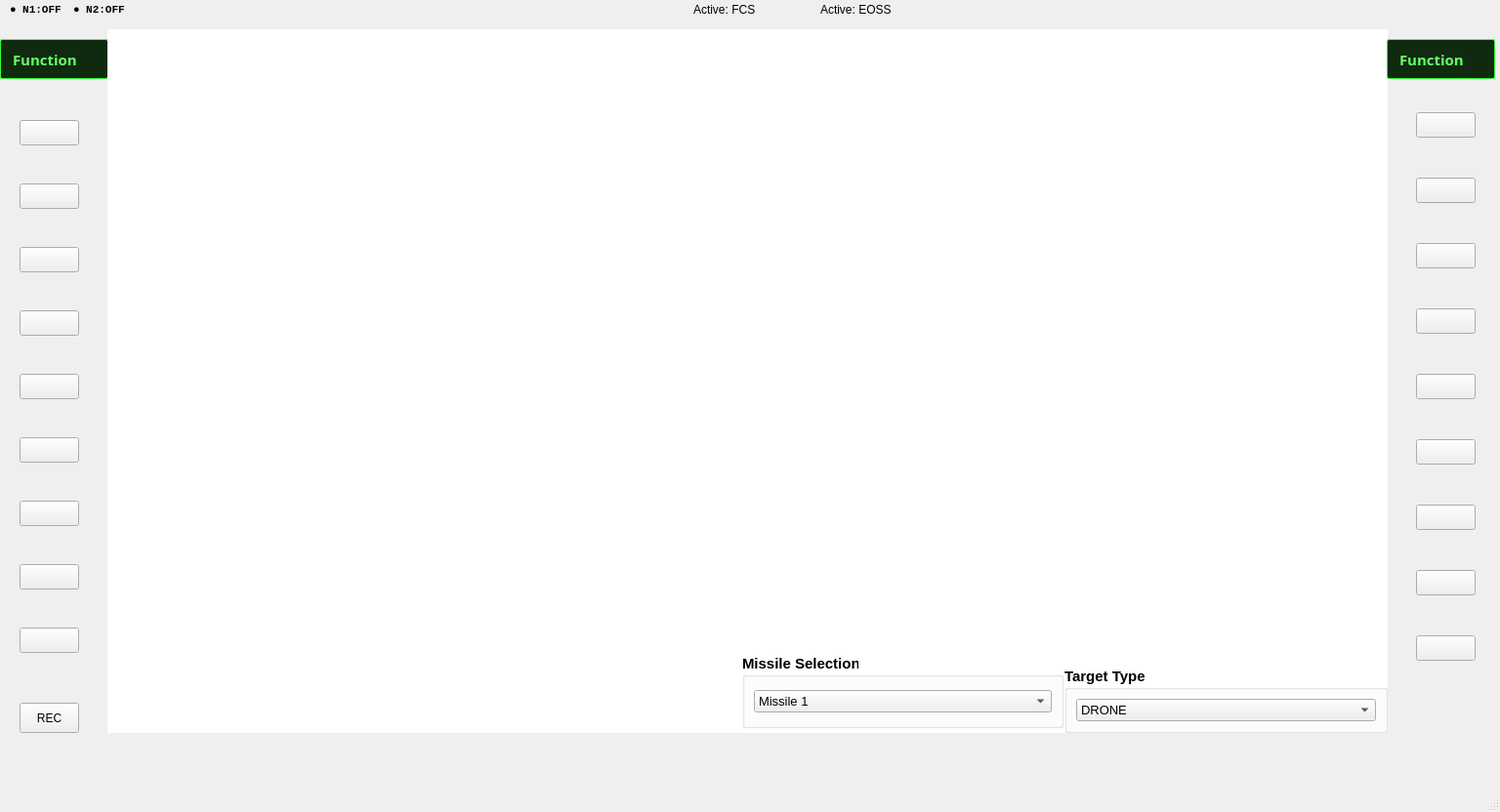
<?xml version="1.0" encoding="UTF-8"?>
<ui version="4.0">
 <class>MainWindow</class>
 <widget class="QMainWindow" name="MainWindow">
  <property name="geometry">
   <rect>
    <x>0</x>
    <y>0</y>
    <width>1536</width>
    <height>832</height>
   </rect>
  </property>
  <property name="sizePolicy">
   <sizepolicy hsizetype="Fixed" vsizetype="Fixed">
    <horstretch>0</horstretch>
    <verstretch>0</verstretch>
   </sizepolicy>
  </property>
  <property name="minimumSize">
   <size>
    <width>1024</width>
    <height>768</height>
   </size>
  </property>
  <property name="windowTitle">
   <string>MainWindow</string>
  </property>
  <widget class="QWidget" name="centralWidget">
   <widget class="QStackedWidget" name="stackedWidget">
    <property name="geometry">
     <rect>
      <x>0</x>
      <y>0</y>
      <width>1531</width>
      <height>761</height>
     </rect>
    </property>
    <property name="currentIndex">
     <number>1</number>
    </property>
    <widget class="QWidget" name="pageLogin">
     <widget class="QGroupBox" name="groupBox">
      <property name="geometry">
       <rect>
        <x>550</x>
        <y>240</y>
        <width>451</width>
        <height>311</height>
       </rect>
      </property>
      <property name="font">
       <font>
        <family>Arial</family>
        <pointsize>-1</pointsize>
       </font>
      </property>
      <property name="styleSheet">
       <string notr="true">QGroupBox{
font-size: 22px;
}</string>
      </property>
      <property name="title">
       <string>Sign In</string>
      </property>
      <widget class="QPushButton" name="PB_View">
       <property name="enabled">
        <bool>true</bool>
       </property>
       <property name="geometry">
        <rect>
         <x>380</x>
         <y>146</y>
         <width>61</width>
         <height>31</height>
        </rect>
       </property>
       <property name="font">
        <font>
         <family>Arial</family>
         <pointsize>-1</pointsize>
         <bold>true</bold>
        </font>
       </property>
       <property name="styleSheet">
        <string notr="true">QPushButton {
    color: #66ff66;
    background-color: #0f2a0f;
    border: 1px solid #33ff33;
    font-family: 'Arial';
    font-size: 14px;
    font-weight: 700;
    padding: 4px 8px;
    min-height: 14px;
    border-radius: 2px;
}</string>
       </property>
       <property name="text">
        <string/>
       </property>
       <property name="icon">
        <iconset>
         <normaloff>:/icon/CloseEye_Green.svg</normaloff>:/icon/CloseEye_Green.svg</iconset>
       </property>
       <property name="iconSize">
        <size>
         <width>20</width>
         <height>20</height>
        </size>
       </property>
      </widget>
      <widget class="QWidget" name="layoutWidget_3">
       <property name="geometry">
        <rect>
         <x>120</x>
         <y>220</y>
         <width>195</width>
         <height>42</height>
        </rect>
       </property>
       <layout class="QHBoxLayout" name="horizontalLayout_4">
        <item>
         <widget class="QPushButton" name="PB_login">
          <property name="styleSheet">
           <string notr="true">QPushButton {
    color: #66ff66;
    background-color: #0f2a0f;
    border: 1px solid #33ff33;
    font-family: 'Arial';
    font-size: 14px;
    font-weight: 700;
    padding: 4px 8px;
    min-height: 15px;
    border-radius: 2px;
}</string>
          </property>
          <property name="text">
           <string>Login</string>
          </property>
         </widget>
        </item>
        <item>
         <widget class="QPushButton" name="PB_Cancel">
          <property name="font">
           <font>
            <family>Arial</family>
            <pointsize>-1</pointsize>
            <bold>true</bold>
           </font>
          </property>
          <property name="styleSheet">
           <string notr="true">QPushButton {
    color: #66ff66;
    background-color: #0f2a0f;
    border: 1px solid #33ff33;
    font-family: 'Arial';
    font-size: 14px;
    font-weight: 700;
    padding: 4px 8px;
    min-height: 15px;
    border-radius: 2px;
}</string>
          </property>
          <property name="text">
           <string>Cancel</string>
          </property>
         </widget>
        </item>
       </layout>
      </widget>
      <widget class="QWidget" name="layoutWidget">
       <property name="geometry">
        <rect>
         <x>14</x>
         <y>71</y>
         <width>362</width>
         <height>39</height>
        </rect>
       </property>
       <layout class="QHBoxLayout" name="horizontalLayout_2">
        <item>
         <widget class="QLabel" name="label">
          <property name="font">
           <font>
            <family>Arial</family>
            <pointsize>-1</pointsize>
           </font>
          </property>
          <property name="styleSheet">
           <string notr="true">QLabel {
font-size: 18px;
}</string>
          </property>
          <property name="text">
           <string>UserName </string>
          </property>
         </widget>
        </item>
        <item>
         <widget class="QLineEdit" name="LE_Username">
          <property name="font">
           <font>
            <family>Arial</family>
            <pointsize>14</pointsize>
           </font>
          </property>
         </widget>
        </item>
       </layout>
      </widget>
      <widget class="QWidget" name="layoutWidget">
       <property name="geometry">
        <rect>
         <x>15</x>
         <y>145</y>
         <width>359</width>
         <height>35</height>
        </rect>
       </property>
       <layout class="QHBoxLayout" name="horizontalLayout_3">
        <item>
         <widget class="QLabel" name="label_4">
          <property name="font">
           <font>
            <family>Arial</family>
            <pointsize>-1</pointsize>
           </font>
          </property>
          <property name="styleSheet">
           <string notr="true">QLabel {
font-size: 18px;
}</string>
          </property>
          <property name="text">
           <string>Password </string>
          </property>
         </widget>
        </item>
        <item>
         <widget class="QLineEdit" name="LE_Password">
          <property name="font">
           <font>
            <family>Arial</family>
            <pointsize>14</pointsize>
           </font>
          </property>
          <property name="text">
           <string/>
          </property>
          <property name="echoMode">
           <enum>QLineEdit::EchoMode::Password</enum>
          </property>
          <property name="clearButtonEnabled">
           <bool>true</bool>
          </property>
         </widget>
        </item>
       </layout>
      </widget>
     </widget>
     <widget class="QLabel" name="label_5">
      <property name="geometry">
       <rect>
        <x>560</x>
        <y>40</y>
        <width>410</width>
        <height>69</height>
       </rect>
      </property>
      <property name="styleSheet">
       <string notr="true">QLabel {
    color: #66ff66;
    background-color: #0b220b;
    border: 1px solid #33ff33;
    font-family: 'Noto Sans';
    font-size: 45px;
    font-weight: 700;
    padding: 4px 8px;
    min-height: 15px;
    border-radius: 2px;
}</string>
      </property>
      <property name="text">
       <string>SLMS for P044</string>
      </property>
     </widget>
     <widget class="QLabel" name="leftImageLabel">
      <property name="geometry">
       <rect>
        <x>70</x>
        <y>140</y>
        <width>431</width>
        <height>501</height>
       </rect>
      </property>
      <property name="text">
       <string/>
      </property>
     </widget>
     <widget class="QLabel" name="rightImageLabel">
      <property name="geometry">
       <rect>
        <x>1040</x>
        <y>160</y>
        <width>431</width>
        <height>501</height>
       </rect>
      </property>
      <property name="text">
       <string/>
      </property>
     </widget>
    </widget>
    <widget class="QWidget" name="pageMainWindow">
     <widget class="QLabel" name="L_FunctionKeys_Left">
      <property name="geometry">
       <rect>
        <x>0</x>
        <y>40</y>
        <width>111</width>
        <height>41</height>
       </rect>
      </property>
      <property name="minimumSize">
       <size>
        <width>0</width>
        <height>25</height>
       </size>
      </property>
      <property name="font">
       <font>
        <family>Noto Sans</family>
        <pointsize>-1</pointsize>
        <bold>true</bold>
       </font>
      </property>
      <property name="styleSheet">
       <string notr="true">QLabel {
    color: #66ff66;
    background-color: #0f2a0f;
    border: 1px solid #33ff33;
    font-family: 'Noto Sans';
    font-size: 15px;
    font-weight: 700;
    padding: 4px 8px;
    min-height: 15px;
    border-radius: 2px;
    qproperty-alignment: AlignCenter;
}</string>
      </property>
      <property name="text">
       <string>Function</string>
      </property>
     </widget>
     <widget class="QWidget" name="layoutWidget2">
      <property name="geometry">
       <rect>
        <x>20</x>
        <y>90</y>
        <width>61</width>
        <height>621</height>
       </rect>
      </property>
      <layout class="QVBoxLayout" name="verticalLayout">
       <item>
        <widget class="TransparentPushButton" name="PB_Home">
         <property name="font">
          <font>
           <pointsize>11</pointsize>
           <bold>true</bold>
          </font>
         </property>
         <property name="styleSheet">
          <string notr="true"/>
         </property>
         <property name="text">
          <string/>
         </property>
         <property name="icon">
          <iconset>
           <normaloff>:/icon/home_greencolour.svg</normaloff>:/icon/home_greencolour.svg</iconset>
         </property>
         <property name="iconSize">
          <size>
           <width>40</width>
           <height>40</height>
          </size>
         </property>
        </widget>
       </item>
       <item>
        <widget class="TransparentPushButton" name="PB_RequestRelease">
         <property name="font">
          <font>
           <pointsize>11</pointsize>
           <bold>true</bold>
          </font>
         </property>
         <property name="styleSheet">
          <string notr="true"/>
         </property>
         <property name="text">
          <string/>
         </property>
         <property name="icon">
          <iconset>
           <normaloff>:/icon/Request_g.svg</normaloff>:/icon/Request_g.svg</iconset>
         </property>
         <property name="iconSize">
          <size>
           <width>40</width>
           <height>40</height>
          </size>
         </property>
        </widget>
       </item>
       <item>
        <widget class="TransparentPushButton" name="PB_Fire">
         <property name="font">
          <font>
           <pointsize>11</pointsize>
           <bold>true</bold>
          </font>
         </property>
         <property name="text">
          <string/>
         </property>
         <property name="icon">
          <iconset>
           <normaloff>:/icon/Firing_Mode_svg.svg</normaloff>:/icon/Firing_Mode_svg.svg</iconset>
         </property>
         <property name="iconSize">
          <size>
           <width>40</width>
           <height>40</height>
          </size>
         </property>
        </widget>
       </item>
       <item>
        <widget class="TransparentPushButton" name="PB_MissileSelection">
         <property name="font">
          <font>
           <pointsize>11</pointsize>
           <bold>true</bold>
          </font>
         </property>
         <property name="text">
          <string/>
         </property>
         <property name="icon">
          <iconset>
           <normaloff>:/icon/missile_green.svg</normaloff>:/icon/missile_green.svg</iconset>
         </property>
         <property name="iconSize">
          <size>
           <width>40</width>
           <height>40</height>
          </size>
         </property>
        </widget>
       </item>
       <item>
        <widget class="TransparentPushButton" name="PB_EngageLauncher">
         <property name="font">
          <font>
           <pointsize>11</pointsize>
           <bold>true</bold>
          </font>
         </property>
         <property name="text">
          <string/>
         </property>
         <property name="icon">
          <iconset>
           <normaloff>:/icon/Engage_Launcher.svg</normaloff>:/icon/Engage_Launcher.svg</iconset>
         </property>
         <property name="iconSize">
          <size>
           <width>40</width>
           <height>40</height>
          </size>
         </property>
        </widget>
       </item>
       <item>
        <widget class="TransparentPushButton" name="PB_MissileEngage">
         <property name="font">
          <font>
           <pointsize>11</pointsize>
           <bold>true</bold>
          </font>
         </property>
         <property name="text">
          <string/>
         </property>
         <property name="icon">
          <iconset>
           <normaloff>:/icon/Missile_Engage.svg</normaloff>:/icon/Missile_Engage.svg</iconset>
         </property>
         <property name="iconSize">
          <size>
           <width>40</width>
           <height>40</height>
          </size>
         </property>
        </widget>
       </item>
       <item>
        <widget class="TransparentPushButton" name="PB_Plus">
         <property name="font">
          <font>
           <pointsize>11</pointsize>
           <bold>true</bold>
          </font>
         </property>
         <property name="text">
          <string/>
         </property>
         <property name="icon">
          <iconset>
           <normaloff>:/icon/Plus_s.svg</normaloff>:/icon/Plus_s.svg</iconset>
         </property>
         <property name="iconSize">
          <size>
           <width>40</width>
           <height>40</height>
          </size>
         </property>
        </widget>
       </item>
       <item>
        <widget class="TransparentPushButton" name="PB_Minus">
         <property name="font">
          <font>
           <pointsize>11</pointsize>
           <bold>true</bold>
          </font>
         </property>
         <property name="text">
          <string/>
         </property>
         <property name="icon">
          <iconset>
           <normaloff>:/icon/minus_s.svg</normaloff>:/icon/minus_s.svg</iconset>
         </property>
         <property name="iconSize">
          <size>
           <width>40</width>
           <height>40</height>
          </size>
         </property>
        </widget>
       </item>
       <item>
        <widget class="TransparentPushButton" name="PB_LogOut">
         <property name="font">
          <font>
           <pointsize>11</pointsize>
           <bold>true</bold>
          </font>
         </property>
         <property name="text">
          <string/>
         </property>
         <property name="icon">
          <iconset>
           <normaloff>:/icon/logout.svg</normaloff>:/icon/logout.svg</iconset>
         </property>
         <property name="iconSize">
          <size>
           <width>40</width>
           <height>40</height>
          </size>
         </property>
        </widget>
       </item>
      </layout>
     </widget>
     <widget class="QWidget" name="layoutWidget">
      <property name="geometry">
       <rect>
        <x>0</x>
        <y>0</y>
        <width>194</width>
        <height>20</height>
       </rect>
      </property>
      <layout class="QHBoxLayout" name="nodeStatusLayout">
       <property name="spacing">
        <number>12</number>
       </property>
       <property name="leftMargin">
        <number>10</number>
       </property>
       <property name="topMargin">
        <number>2</number>
       </property>
       <property name="rightMargin">
        <number>10</number>
       </property>
       <property name="bottomMargin">
        <number>2</number>
       </property>
       <item>
        <widget class="QLabel" name="node1StatusLabel">
         <property name="font">
          <font>
           <family>Courier New</family>
           <pointsize>8</pointsize>
           <bold>true</bold>
          </font>
         </property>
         <property name="text">
          <string>● N1:OFF</string>
         </property>
        </widget>
       </item>
       <item>
        <widget class="QLabel" name="node2StatusLabel">
         <property name="font">
          <font>
           <family>Courier New</family>
           <pointsize>8</pointsize>
           <bold>true</bold>
          </font>
         </property>
         <property name="text">
          <string>● N2:OFF</string>
         </property>
        </widget>
       </item>
       <item>
        <widget class="QWidget" name="layoutWidget" native="true">
         <property name="font">
          <font>
           <pointsize>12</pointsize>
          </font>
         </property>
        </widget>
       </item>
      </layout>
     </widget>
     <widget class="QGroupBox" name="cameraGroup">
      <property name="geometry">
       <rect>
        <x>110</x>
        <y>30</y>
        <width>1311</width>
        <height>721</height>
       </rect>
      </property>
      <property name="sizePolicy">
       <sizepolicy hsizetype="Minimum" vsizetype="Expanding">
        <horstretch>0</horstretch>
        <verstretch>0</verstretch>
       </sizepolicy>
      </property>
      <property name="font">
       <font>
        <family>Consolas</family>
        <bold>true</bold>
       </font>
      </property>
      <property name="title">
       <string/>
      </property>
      <property name="alignment">
       <set>Qt::AlignmentFlag::AlignCenter</set>
      </property>
      <widget class="QGraphicsView" name="cameraView">
       <property name="geometry">
        <rect>
         <x>0</x>
         <y>0</y>
         <width>1311</width>
         <height>721</height>
        </rect>
       </property>
       <property name="sizePolicy">
        <sizepolicy hsizetype="Preferred" vsizetype="Preferred">
         <horstretch>1</horstretch>
         <verstretch>1</verstretch>
        </sizepolicy>
       </property>
       <property name="minimumSize">
        <size>
         <width>600</width>
         <height>420</height>
        </size>
       </property>
       <property name="styleSheet">
        <string notr="true">border-color: rgb(0, 0, 127);</string>
       </property>
       <property name="frameShape">
        <enum>QFrame::Shape::NoFrame</enum>
       </property>
      </widget>
      <widget class="QWidget" name="layoutWidget">
       <property name="geometry">
        <rect>
         <x>130</x>
         <y>0</y>
         <width>211</width>
         <height>152</height>
        </rect>
       </property>
       <layout class="QHBoxLayout" name="horizontalLayout">
        <item>
         <widget class="MissileWidget" name="missileWidget" native="true">
          <property name="sizePolicy">
           <sizepolicy hsizetype="Preferred" vsizetype="Preferred">
            <horstretch>0</horstretch>
            <verstretch>0</verstretch>
           </sizepolicy>
          </property>
          <property name="minimumSize">
           <size>
            <width>90</width>
            <height>150</height>
           </size>
          </property>
          <property name="maximumSize">
           <size>
            <width>100</width>
            <height>165</height>
           </size>
          </property>
         </widget>
        </item>
        <item>
         <widget class="TargetWidget" name="targetWidget" native="true">
          <property name="sizePolicy">
           <sizepolicy hsizetype="Fixed" vsizetype="Fixed">
            <horstretch>0</horstretch>
            <verstretch>0</verstretch>
           </sizepolicy>
          </property>
          <property name="minimumSize">
           <size>
            <width>90</width>
            <height>150</height>
           </size>
          </property>
          <property name="maximumSize">
           <size>
            <width>110</width>
            <height>170</height>
           </size>
          </property>
         </widget>
        </item>
       </layout>
      </widget>
      <widget class="QWidget" name="layoutWidget">
       <property name="geometry">
        <rect>
         <x>980</x>
         <y>410</y>
         <width>331</width>
         <height>311</height>
        </rect>
       </property>
       <layout class="QGridLayout" name="gridLayout_3">
        <item row="0" column="0">
         <widget class="AzimuthWidget" name="azimuthWidget" native="true">
          <property name="sizePolicy">
           <sizepolicy hsizetype="Preferred" vsizetype="Preferred">
            <horstretch>0</horstretch>
            <verstretch>0</verstretch>
           </sizepolicy>
          </property>
          <property name="maximumSize">
           <size>
            <width>235</width>
            <height>275</height>
           </size>
          </property>
          <property name="styleSheet">
           <string notr="true">border-color: rgb(0, 0, 127);</string>
          </property>
         </widget>
        </item>
        <item row="0" column="1">
         <widget class="ElevationWidget" name="elevationWidget" native="true">
          <property name="sizePolicy">
           <sizepolicy hsizetype="Preferred" vsizetype="Preferred">
            <horstretch>0</horstretch>
            <verstretch>1</verstretch>
           </sizepolicy>
          </property>
          <property name="minimumSize">
           <size>
            <width>45</width>
            <height>140</height>
           </size>
          </property>
          <property name="maximumSize">
           <size>
            <width>100</width>
            <height>275</height>
           </size>
          </property>
         </widget>
        </item>
        <item row="1" column="0" colspan="2">
         <widget class="QGroupBox" name="targetTypeGroup">
          <property name="font">
           <font>
            <family>Segoe UI</family>
            <pointsize>11</pointsize>
            <bold>true</bold>
           </font>
          </property>
          <property name="styleSheet">
           <string notr="true">border-color: rgb(0, 0, 0);</string>
          </property>
          <property name="title">
           <string>Target Type</string>
          </property>
          <layout class="QGridLayout" name="gridLayout">
           <item row="0" column="0">
            <widget class="QComboBox" name="targetTypeCombo">
             <property name="font">
              <font>
               <pointsize>10</pointsize>
              </font>
             </property>
             <item>
              <property name="text">
               <string>DRONE</string>
              </property>
             </item>
             <item>
              <property name="text">
               <string>HELICOPTER</string>
              </property>
             </item>
             <item>
              <property name="text">
               <string>AIRCRAFT</string>
              </property>
             </item>
            </widget>
           </item>
          </layout>
         </widget>
        </item>
       </layout>
      </widget>
      <widget class="QGroupBox" name="missileSelectionCombo">
       <property name="geometry">
        <rect>
         <x>650</x>
         <y>640</y>
         <width>329</width>
         <height>76</height>
        </rect>
       </property>
       <property name="font">
        <font>
         <family>Segoe UI</family>
         <pointsize>11</pointsize>
         <bold>true</bold>
        </font>
       </property>
       <property name="styleSheet">
        <string notr="true">border-color: rgb(0, 0, 0);</string>
       </property>
       <property name="title">
        <string>Missile Selection</string>
       </property>
       <layout class="QGridLayout" name="gridLayout_2">
        <item row="0" column="0">
         <widget class="QComboBox" name="MissileSelectionCombo">
          <property name="font">
           <font>
            <pointsize>10</pointsize>
           </font>
          </property>
          <item>
           <property name="text">
            <string>Missile 1</string>
           </property>
          </item>
          <item>
           <property name="text">
            <string>Missile 2</string>
           </property>
          </item>
          <item>
           <property name="text">
            <string>Missile 3</string>
           </property>
          </item>
          <item>
           <property name="text">
            <string>Missile 4</string>
           </property>
          </item>
         </widget>
        </item>
       </layout>
      </widget>
     </widget>
     <widget class="QWidget" name="layoutWidget3">
      <property name="geometry">
       <rect>
        <x>1450</x>
        <y>80</y>
        <width>61</width>
        <height>641</height>
       </rect>
      </property>
      <layout class="QVBoxLayout" name="verticalLayout_2">
       <item>
        <widget class="TransparentPushButton" name="PB_DayCamera">
         <property name="font">
          <font>
           <pointsize>11</pointsize>
           <bold>true</bold>
          </font>
         </property>
         <property name="text">
          <string/>
         </property>
         <property name="icon">
          <iconset>
           <normaloff>:/icon/Day_cam_svg.svg</normaloff>:/icon/Day_cam_svg.svg</iconset>
         </property>
         <property name="iconSize">
          <size>
           <width>40</width>
           <height>40</height>
          </size>
         </property>
        </widget>
       </item>
       <item>
        <widget class="TransparentPushButton" name="PB_LRF">
         <property name="font">
          <font>
           <pointsize>11</pointsize>
           <bold>true</bold>
          </font>
         </property>
         <property name="text">
          <string/>
         </property>
         <property name="icon">
          <iconset>
           <normaloff>:/icon/LRF_png1.svg</normaloff>:/icon/LRF_png1.svg</iconset>
         </property>
         <property name="iconSize">
          <size>
           <width>40</width>
           <height>40</height>
          </size>
         </property>
        </widget>
       </item>
       <item>
        <widget class="TransparentPushButton" name="PB_Zoom">
         <property name="font">
          <font>
           <pointsize>11</pointsize>
           <bold>true</bold>
          </font>
         </property>
         <property name="text">
          <string/>
         </property>
         <property name="icon">
          <iconset>
           <normaloff>:/icon/Zoom_svgL.svg</normaloff>:/icon/Zoom_svgL.svg</iconset>
         </property>
         <property name="iconSize">
          <size>
           <width>40</width>
           <height>40</height>
          </size>
         </property>
        </widget>
       </item>
       <item>
        <widget class="TransparentPushButton" name="PB_Focus">
         <property name="font">
          <font>
           <pointsize>11</pointsize>
           <bold>true</bold>
          </font>
         </property>
         <property name="text">
          <string/>
         </property>
         <property name="icon">
          <iconset>
           <normaloff>:/icon/Focus_svg.svg</normaloff>:/icon/Focus_svg.svg</iconset>
         </property>
         <property name="iconSize">
          <size>
           <width>40</width>
           <height>40</height>
          </size>
         </property>
        </widget>
       </item>
       <item>
        <widget class="TransparentPushButton" name="PB_ExposureGain">
         <property name="font">
          <font>
           <pointsize>11</pointsize>
           <bold>true</bold>
          </font>
         </property>
         <property name="text">
          <string/>
         </property>
         <property name="icon">
          <iconset>
           <normaloff>:/icon/exposure_svg.svg</normaloff>:/icon/exposure_svg.svg</iconset>
         </property>
         <property name="iconSize">
          <size>
           <width>40</width>
           <height>40</height>
          </size>
         </property>
        </widget>
       </item>
       <item>
        <widget class="TransparentPushButton" name="PB_Polarity">
         <property name="font">
          <font>
           <pointsize>11</pointsize>
           <bold>true</bold>
          </font>
         </property>
         <property name="text">
          <string/>
         </property>
         <property name="icon">
          <iconset>
           <normaloff>:/icon/Polarity.svg</normaloff>:/icon/Polarity.svg</iconset>
         </property>
         <property name="iconSize">
          <size>
           <width>40</width>
           <height>40</height>
          </size>
         </property>
        </widget>
       </item>
       <item>
        <widget class="TransparentPushButton" name="PB_NUC">
         <property name="font">
          <font>
           <pointsize>11</pointsize>
           <bold>true</bold>
          </font>
         </property>
         <property name="text">
          <string/>
         </property>
         <property name="icon">
          <iconset>
           <normaloff>:/icon/infrared (1).svg</normaloff>:/icon/infrared (1).svg</iconset>
         </property>
         <property name="iconSize">
          <size>
           <width>40</width>
           <height>40</height>
          </size>
         </property>
        </widget>
       </item>
       <item>
        <widget class="TransparentPushButton" name="PB_pageMaintenance">
         <property name="font">
          <font>
           <pointsize>11</pointsize>
           <bold>true</bold>
          </font>
         </property>
         <property name="text">
          <string/>
         </property>
         <property name="icon">
          <iconset>
           <normaloff>:/icon/pageMaintenance.svg</normaloff>:/icon/pageMaintenance.svg</iconset>
         </property>
         <property name="iconSize">
          <size>
           <width>40</width>
           <height>40</height>
          </size>
         </property>
        </widget>
       </item>
       <item>
        <widget class="TransparentPushButton" name="PB_pageStatusPanel">
         <property name="font">
          <font>
           <pointsize>11</pointsize>
           <bold>true</bold>
          </font>
         </property>
         <property name="text">
          <string/>
         </property>
         <property name="icon">
          <iconset>
           <normaloff>:/icon/pageStatusPanel.svg</normaloff>:/icon/pageStatusPanel.svg</iconset>
         </property>
         <property name="iconSize">
          <size>
           <width>40</width>
           <height>40</height>
          </size>
         </property>
        </widget>
       </item>
      </layout>
     </widget>
     <widget class="QLabel" name="L_FunctionKeys_Left_2">
      <property name="geometry">
       <rect>
        <x>1420</x>
        <y>40</y>
        <width>111</width>
        <height>41</height>
       </rect>
      </property>
      <property name="minimumSize">
       <size>
        <width>0</width>
        <height>25</height>
       </size>
      </property>
      <property name="font">
       <font>
        <family>Noto Sans</family>
        <pointsize>-1</pointsize>
        <bold>true</bold>
       </font>
      </property>
      <property name="styleSheet">
       <string notr="true">QLabel {
    color: #66ff66;
    background-color: #0f2a0f;
    border: 1px solid #33ff33;
    font-family: 'Noto Sans';
    font-size: 15px;
    font-weight: 700;
    padding: 4px 8px;
    min-height: 15px;
    border-radius: 2px;
    qproperty-alignment: AlignCenter;
}</string>
      </property>
      <property name="text">
       <string>Function</string>
      </property>
     </widget>
     <widget class="QLabel" name="label_6">
      <property name="geometry">
       <rect>
        <x>710</x>
        <y>0</y>
        <width>91</width>
        <height>20</height>
       </rect>
      </property>
      <property name="text">
       <string>Active: FCS</string>
      </property>
     </widget>
     <widget class="QLabel" name="label_7">
      <property name="geometry">
       <rect>
        <x>840</x>
        <y>0</y>
        <width>121</width>
        <height>20</height>
       </rect>
      </property>
      <property name="text">
       <string>Active: EOSS</string>
      </property>
     </widget>
     <widget class="QPushButton" name="pbRecord">
      <property name="geometry">
       <rect>
        <x>20</x>
        <y>720</y>
        <width>61</width>
        <height>31</height>
       </rect>
      </property>
      <property name="text">
       <string>REC</string>
      </property>
     </widget>
    </widget>
    <widget class="QWidget" name="pageMaintenance">
     <widget class="QLabel" name="label_2">
      <property name="geometry">
       <rect>
        <x>690</x>
        <y>290</y>
        <width>461</width>
        <height>171</height>
       </rect>
      </property>
      <property name="font">
       <font>
        <pointsize>15</pointsize>
       </font>
      </property>
      <property name="text">
       <string>Maintenance Page</string>
      </property>
     </widget>
     <widget class="QWidget" name="layoutWidget">
      <property name="geometry">
       <rect>
        <x>10</x>
        <y>600</y>
        <width>61</width>
        <height>141</height>
       </rect>
      </property>
      <layout class="QVBoxLayout" name="verticalLayout_3">
       <item>
        <widget class="TransparentPushButton" name="PB_PreviousPage">
         <property name="font">
          <font>
           <pointsize>11</pointsize>
           <bold>true</bold>
          </font>
         </property>
         <property name="text">
          <string/>
         </property>
         <property name="icon">
          <iconset>
           <normaloff>:/icon/Back_button.svg</normaloff>:/icon/Back_button.svg</iconset>
         </property>
         <property name="iconSize">
          <size>
           <width>40</width>
           <height>40</height>
          </size>
         </property>
        </widget>
       </item>
       <item>
        <widget class="TransparentPushButton" name="PB_Logout">
         <property name="font">
          <font>
           <pointsize>11</pointsize>
           <bold>true</bold>
          </font>
         </property>
         <property name="text">
          <string/>
         </property>
         <property name="icon">
          <iconset>
           <normaloff>:/icon/logout.svg</normaloff>:/icon/logout.svg</iconset>
         </property>
         <property name="iconSize">
          <size>
           <width>40</width>
           <height>40</height>
          </size>
         </property>
        </widget>
       </item>
      </layout>
     </widget>
    </widget>
    <widget class="QWidget" name="pageStatusPanel">
     <widget class="QLabel" name="label_3">
      <property name="geometry">
       <rect>
        <x>620</x>
        <y>370</y>
        <width>571</width>
        <height>141</height>
       </rect>
      </property>
      <property name="font">
       <font>
        <pointsize>15</pointsize>
       </font>
      </property>
      <property name="text">
       <string>Status Panel Page</string>
      </property>
     </widget>
     <widget class="QWidget" name="layoutWidget">
      <property name="geometry">
       <rect>
        <x>10</x>
        <y>596</y>
        <width>61</width>
        <height>141</height>
       </rect>
      </property>
      <layout class="QVBoxLayout" name="verticalLayout_4">
       <item>
        <widget class="TransparentPushButton" name="PB_PreviousPage_2">
         <property name="font">
          <font>
           <pointsize>11</pointsize>
           <bold>true</bold>
          </font>
         </property>
         <property name="text">
          <string/>
         </property>
         <property name="icon">
          <iconset>
           <normaloff>:/icon/Back_button.svg</normaloff>:/icon/Back_button.svg</iconset>
         </property>
         <property name="iconSize">
          <size>
           <width>40</width>
           <height>40</height>
          </size>
         </property>
        </widget>
       </item>
       <item>
        <widget class="TransparentPushButton" name="PB_Logout_2">
         <property name="font">
          <font>
           <pointsize>11</pointsize>
           <bold>true</bold>
          </font>
         </property>
         <property name="text">
          <string/>
         </property>
         <property name="icon">
          <iconset>
           <normaloff>:/icon/logout.svg</normaloff>:/icon/logout.svg</iconset>
         </property>
         <property name="iconSize">
          <size>
           <width>40</width>
           <height>40</height>
          </size>
         </property>
        </widget>
       </item>
      </layout>
     </widget>
     <widget class="QWidget" name="layoutWidget">
      <property name="geometry">
       <rect>
        <x>1080</x>
        <y>320</y>
        <width>95</width>
        <height>211</height>
       </rect>
      </property>
      <layout class="QVBoxLayout" name="verticalLayout_5">
       <item>
        <widget class="QPushButton" name="PB_Up">
         <property name="text">
          <string>UP</string>
         </property>
        </widget>
       </item>
       <item>
        <widget class="QPushButton" name="PB_Down">
         <property name="text">
          <string>DOWN</string>
         </property>
        </widget>
       </item>
       <item>
        <widget class="QPushButton" name="PB_DI">
         <property name="text">
          <string>DI</string>
         </property>
        </widget>
       </item>
       <item>
        <widget class="QPushButton" name="PB_DO">
         <property name="text">
          <string>DO</string>
         </property>
        </widget>
       </item>
      </layout>
     </widget>
    </widget>
   </widget>
   <widget class="QLabel" name="L_DateTime">
    <property name="geometry">
     <rect>
      <x>1230</x>
      <y>755</y>
      <width>301</width>
      <height>21</height>
     </rect>
    </property>
    <property name="text">
     <string/>
    </property>
   </widget>
  </widget>
  <widget class="QMenuBar" name="menubar">
   <property name="geometry">
    <rect>
     <x>0</x>
     <y>0</y>
     <width>1536</width>
     <height>26</height>
    </rect>
   </property>
  </widget>
  <widget class="QStatusBar" name="statusbar"/>
 </widget>
 <customwidgets>
  <customwidget>
   <class>AzimuthWidget</class>
   <extends>QWidget</extends>
   <header>azimuthwidget.h</header>
  </customwidget>
  <customwidget>
   <class>ElevationWidget</class>
   <extends>QWidget</extends>
   <header>elevationwidget.h</header>
  </customwidget>
  <customwidget>
   <class>MissileWidget</class>
   <extends>QWidget</extends>
   <header>missilewidget.h</header>
  </customwidget>
  <customwidget>
   <class>TargetWidget</class>
   <extends>QWidget</extends>
   <header>targetwidget.h</header>
  </customwidget>
  <customwidget>
   <class>TransparentPushButton</class>
   <extends>QPushButton</extends>
   <header location="global">transparentpushbutton.h</header>
  </customwidget>
 </customwidgets>
 <resources/>
 <connections/>
</ui>
